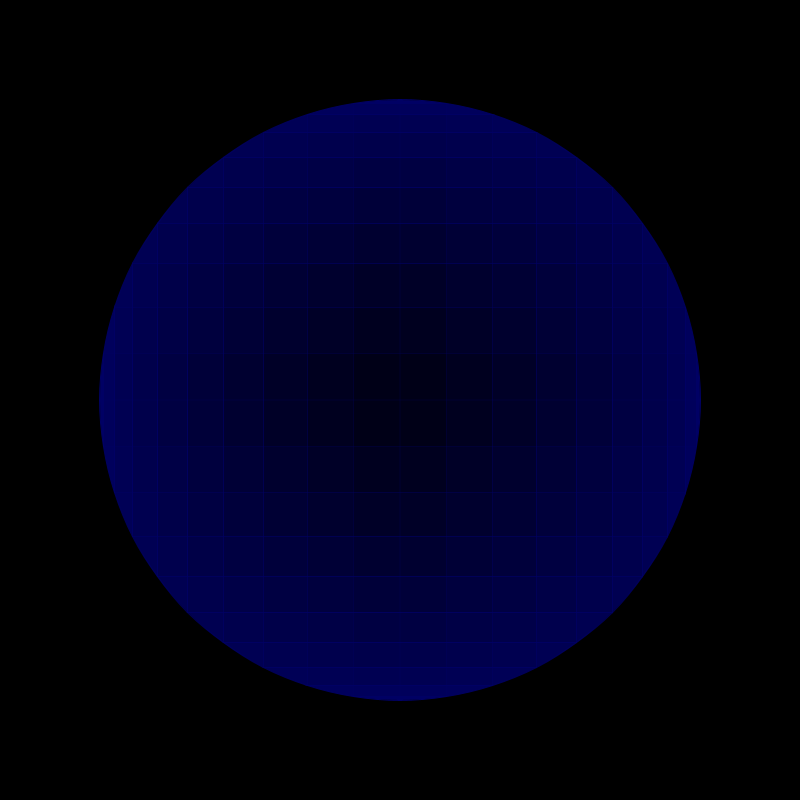
Frame 1 (no input)
Frame 60 (the mouse pressed at the canvas centre just before this capture): identical to frame 1, image omitted
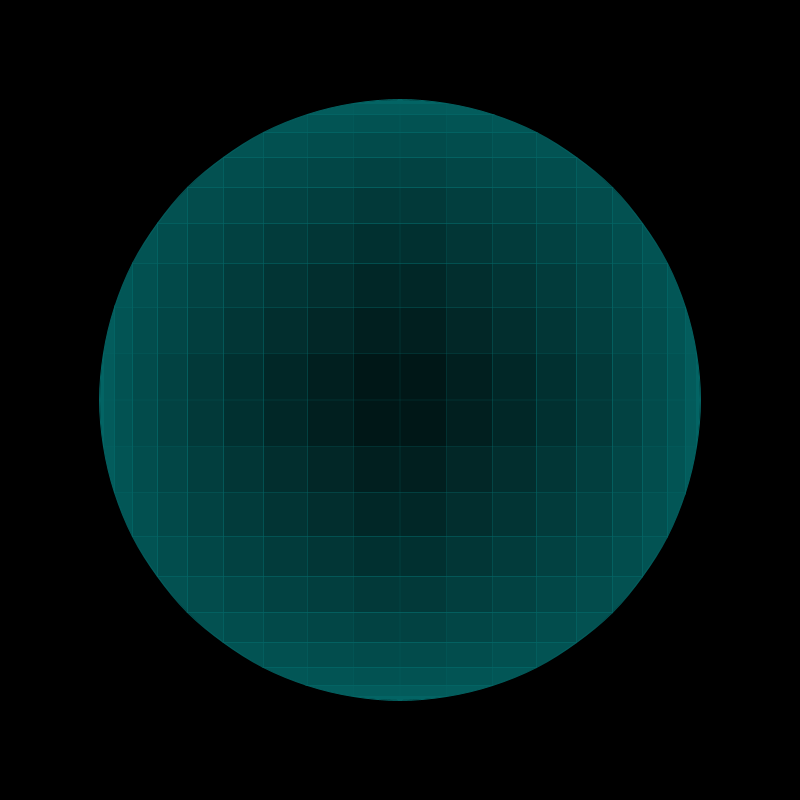
Frame 120 (the mouse held since frame 60 and released just before this capture)

The Processing sketch that drew these frames (run headless with seeded random() and noise(); from frame 60 on, the mouse is pressed at the canvas centre):

// Processing sketch: processing_62326
// ── processing_62326.pde

int f = 30;
int bgColor = 0; 
int opacMin = 30;
int opacMax = 255;
int imax = 10;
float d = 600.0;
float kideal = 0.052387;
float deltapi = 0.05;
float theta;
float ch, cs, cb;
float cx, cy, r, h;
PVector M0, M1, M2, M3;
 
void setup() {
  size(800, 800, JAVA2D);
  //colorMode(HSB, 2*PI, 100, 100); doesn't work with processing.js
 
  ch = 0.0;
  cs = 100.0;
  cb = 100.0;
  r = d/2.0;
  cx = width/2.0;
  cy = height/2.0;
  h = sqrt(pow(width,2) + pow(height,2));
  M0 = new PVector(0.0, 0.0, 0.0);
  M1 = new PVector(0.0, 0.0, 0.0);
  M2 = new PVector(0.0, 0.0, 0.0);
  M3 = new PVector(0.0, 0.0, 0.0);
  theta = (float )deltapi*PI;   
  frameRate(f);
}
 
void draw() {
 
  int i, j;
 
  initBg();
  M0.set(cx - r, cy, 0.0);
  initVectors(theta, kideal, 0);
   
  ch = atan2(mouseY - cx, mouseX - cy) + PI;
  cs = map(sqrt(pow(mouseX - cx,2) + pow(mouseY - cy,2)), 0, h/2.0, 100, 0);
 
  //println("hue="+ch+" sat="+cs+" bri="+cb);
 
  for (i = 0; i < imax; i++) {
    //index => % opacity
    float opacity = map(i, 0, imax - 1, opacMin, opacMax);     
    stroke(ch, cs, cb, opacity);
    //strokeWeight(0);
    fill(ch, cs, cb, opacity);
    for (j = 0; j < 4; j++) {
      pushMatrix();
      translate(2.0*((int )((j + 1)/2) - 2*(int )((j + 1)/4))*cx, 2.0*(int )(j/2)*cy);
      rotate((float )j*HALF_PI);
      drawShape();
      popMatrix();
    }
    rotateVector(M0, theta);
    rotateVector(M1, theta);
    rotateVector(M2, theta);
    rotateVector(M3, theta);
  }
}
 
void initBg() {
  background(bgColor);
  smooth();
}
 
void drawShape() {
  //println("M0: " + M0);
  beginShape();
  vertex(
    M0.x, M0.y);
  bezierVertex(
    M1.x, M1.y,
    M2.x, M2.y,
    M3.x, M3.y);
  vertex(
    2*cx - M3.x, M3.y);
  bezierVertex(
    2*cx - M2.x, M2.y,
    2*cx - M1.x, M1.y,
    2*cx - M0.x, M0.y);
  vertex(
    M0.x, M0.y);
  endShape();
}
 
void initVectors(float t, float ki, int n) {
  /*
    Simulation d'un arc de cercle par une courbe de Bézier
    http://d.krauss.free.fr/documents/Transverses/Bezier/Arc_cercle/Arc_Cercle.htm
  */
  float a = (float )pow(-1, n)*t;
  M1.set(
    M0.x - n*ki*r,
    M0.y - (1 - n)*ki*r,
    0.0);
  //println("M1: " + M1);
  M2.set(
    (M0.x + n*ki*r - cx)*(float )Math.cos(a) - (M0.y + (1 - n)*ki*r - cy)*(float )Math.sin(a) + cx,
    (M0.x + n*ki*r - cx)*(float )Math.sin(a) + (M0.y + (1 - n)*ki*r - cy)*(float )Math.cos(a) + cy,
    0.0);
  //println("M2: " + M2);
  M3.set(
    (M0.x - cx)*(float )Math.cos(a) - (M0.y - cy)*(float )Math.sin(a) + cx,
    (M0.x - cx)*(float )Math.sin(a) + (M0.y - cy)*(float )Math.cos(a) + cy,
    0.0);
  //println("M3: " + M3);
}
 
void rotateVector(PVector M, float t) {
  float x = M.x;
  float y = M.y;
  M.x = (x - cx)*(float )Math.cos(t) - (y - cy)*(float )Math.sin(t) + cx;
  M.y = (x - cx)*(float )Math.sin(t) + (y - cy)*(float )Math.cos(t) + cy;
  //println("M: " + M);
}
